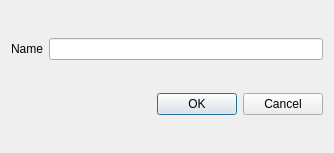
<?xml version="1.0" encoding="UTF-8"?>
<ui version="4.0">
 <class>Dialog</class>
 <widget class="QDialog" name="Dialog">
  <property name="geometry">
   <rect>
    <x>0</x>
    <y>0</y>
    <width>334</width>
    <height>153</height>
   </rect>
  </property>
  <property name="windowTitle">
   <string>Dialog</string>
  </property>
  <layout class="QVBoxLayout" name="verticalLayout">
   <item>
    <layout class="QHBoxLayout" name="horizontalLayout">
     <item>
      <widget class="QLabel" name="label">
       <property name="text">
        <string>Name</string>
       </property>
       <property name="buddy">
        <cstring>lineEdit</cstring>
       </property>
      </widget>
     </item>
     <item>
      <widget class="QLineEdit" name="lineEdit"/>
     </item>
    </layout>
   </item>
   <item>
    <layout class="QHBoxLayout" name="horizontalLayout_2">
     <item>
      <spacer name="horizontalSpacer">
       <property name="orientation">
        <enum>Qt::Horizontal</enum>
       </property>
       <property name="sizeHint" stdset="0">
        <size>
         <width>40</width>
         <height>20</height>
        </size>
       </property>
      </spacer>
     </item>
     <item>
      <widget class="QPushButton" name="pushButton">
       <property name="text">
        <string>OK</string>
       </property>
      </widget>
     </item>
     <item>
      <widget class="QPushButton" name="pushButton_2">
       <property name="text">
        <string>Cancel</string>
       </property>
      </widget>
     </item>
    </layout>
   </item>
  </layout>
 </widget>
 <layoutdefault spacing="6" margin="11"/>
 <tabstops>
  <tabstop>lineEdit</tabstop>
  <tabstop>pushButton</tabstop>
  <tabstop>pushButton_2</tabstop>
 </tabstops>
 <resources/>
 <connections>
  <connection>
   <sender>pushButton</sender>
   <signal>clicked()</signal>
   <receiver>Dialog</receiver>
   <slot>accept()</slot>
   <hints>
    <hint type="sourcelabel">
     <x>207</x>
     <y>118</y>
    </hint>
    <hint type="destinationlabel">
     <x>136</x>
     <y>139</y>
    </hint>
   </hints>
  </connection>
  <connection>
   <sender>pushButton_2</sender>
   <signal>clicked()</signal>
   <receiver>Dialog</receiver>
   <slot>close()</slot>
   <hints>
    <hint type="sourcelabel">
     <x>295</x>
     <y>113</y>
    </hint>
    <hint type="destinationlabel">
     <x>324</x>
     <y>-2</y>
    </hint>
   </hints>
  </connection>
 </connections>
</ui>
